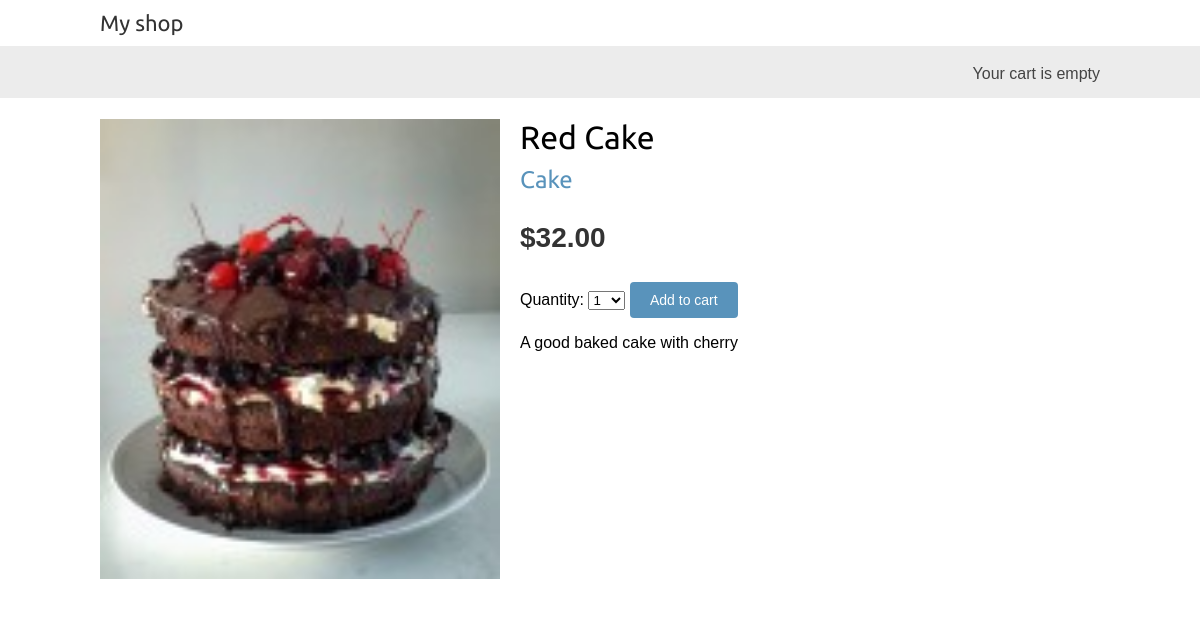
Page /10/red-cake/ on the committed database.
### myshop/models.py (models this page shows, shortened)
class Product(models.Model):
    category = models.ForeignKey(Category,related_name='products',
                                 on_delete=models.CASCADE)
    name = models.CharField(max_length=200)
    slug = models.CharField(max_length=200)
    image = models.ImageField(upload_to='products/%Y/%m/%d',blank=True)
    description = models.TextField(blank=True)
    price = models.DecimalField(max_digits=10,decimal_places=2)
    available = models.BooleanField(default=True)
    created= models.DateTimeField(auto_now_add=True)
    updated = models.DateTimeField(auto_now_add=True)
    class Meta:
        ordering = ['name']

class Category(models.Model):
    name = models.CharField(max_length=200)
    slug = models.SlugField(max_length=200,unique=True)
    class Meta:
        ordering = ['name']
        indexes = [models.Index(fields=['name']),]
        verbose_name = 'category'
        verbose_name_plural = 'categories'
    def get_absolute_url(self):
        return reverse("myshop:product_list_by_category",args=[self.slug])
    def __str__(self):
        return self.name

### myshop/views.py (the view)
def product_detail(request,id,slug):
    product = get_object_or_404(Product,id=id,slug=slug,available=True)
    cart_product_form = CartAddProductForm()
    return render(request,'shop/product/detail.html',{'product':product,
                                                      'cart_product_form':cart_product_form})

### cart/forms.py
class CartAddProductForm(forms.Form):
    quantity = forms.TypedChoiceField(choices=PRODUCT_QUANTITY_CHOICES,coerce=int)
    override = forms.BooleanField(required=False,initial=False,widget=forms.HiddenInput)

### cart/cart.py (called while the page is built)
    def __len__(self):
        return sum(item['quantity'] for item in self.cart.values())

### cart/context_processors.py (called while the page is built)
def cart(request):
    return {'cart':Cart(request)}

### myshop/templates/shop/product/detail.html (shortened to what this page needs)
{% extends "shop/base.html" %}
{% load static %}
{% block content %}
<div class="product-detail">
    {% if product.image%}
    <img src="{{ product.image.url }}">
    {% else %}
    <img src="{% static 'img/no_image.png'%}">
    {% endif %}
    <h1>{{ product.name }}</h1>
    <h2>
        <a href="{{ product.category.get_absolute_url}}">
            {{ product.category }}
        </a>
    </h2>
    <p class="price">
        ${{ product.price }}
    </p>
    <form action="{% url 'cart:cart_add' product.id %}" method="post">
        {{cart_product_form}}
        <input type="submit" value="Add to cart">
    </form>
    {{ product.description|linebreaks }}
</div>
{% endblock %}

### myshop/static/css/base.css (style rules this page uses)
h1, h2, h3, h4, h5, h6 { font-family: 'Ubuntu', sans-serif; font-weight: normal; }
a { text-decoration: none; color: #5993bb; }
a.button, input[type="submit"] { color: #fff; background: #5993bb; border-radius: 4px; padding: 10px 20px; font-size: 14px; border: 0; }
.product-detail { text-align: justify; }
.product-detail .price { color: #333; font-size: 28px; font-weight: bold; }
.product-detail img { width: 40%; float: left; padding: 0 20px 20px 0; }
.product-detail h1 { margin-bottom: 0; }
.product-detail h2 { margin-top: 10px; }

### rows in the picture
Product: image (picture), name "Red Cake", category "Cake", price "32.00", description "A good baked cake with cherry"
